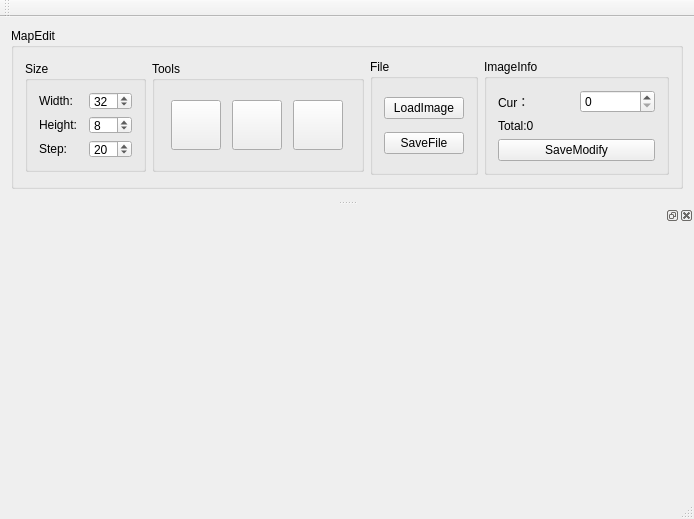
<?xml version="1.0" encoding="UTF-8"?>
<ui version="4.0">
 <class>PixelGenerateClass</class>
 <widget class="QMainWindow" name="PixelGenerateClass">
  <property name="geometry">
   <rect>
    <x>0</x>
    <y>0</y>
    <width>694</width>
    <height>506</height>
   </rect>
  </property>
  <property name="sizePolicy">
   <sizepolicy hsizetype="Preferred" vsizetype="MinimumExpanding">
    <horstretch>0</horstretch>
    <verstretch>0</verstretch>
   </sizepolicy>
  </property>
  <property name="windowTitle">
   <string>PixelGenerate</string>
  </property>
  <widget class="QWidget" name="centralWidget">
   <layout class="QVBoxLayout" name="verticalLayout_3">
    <item>
     <widget class="QGroupBox" name="groupBox">
      <property name="title">
       <string>MapEdit</string>
      </property>
      <layout class="QGridLayout" name="gridLayout_4">
       <item row="0" column="0">
        <layout class="QHBoxLayout" name="horizontalLayout_5">
         <item>
          <layout class="QHBoxLayout" name="horizontalLayout_3">
           <item>
            <layout class="QHBoxLayout" name="horizontalLayout_2">
             <item>
              <widget class="QGroupBox" name="groupBox_2">
               <property name="sizePolicy">
                <sizepolicy hsizetype="Fixed" vsizetype="Fixed">
                 <horstretch>0</horstretch>
                 <verstretch>0</verstretch>
                </sizepolicy>
               </property>
               <property name="minimumSize">
                <size>
                 <width>121</width>
                 <height>111</height>
                </size>
               </property>
               <property name="maximumSize">
                <size>
                 <width>121</width>
                 <height>111</height>
                </size>
               </property>
               <property name="title">
                <string>Size</string>
               </property>
               <layout class="QGridLayout" name="gridLayout_2">
                <item row="0" column="0">
                 <layout class="QHBoxLayout" name="horizontalLayout">
                  <item>
                   <layout class="QVBoxLayout" name="verticalLayout">
                    <item>
                     <widget class="QLabel" name="label_2">
                      <property name="text">
                       <string>Width:</string>
                      </property>
                     </widget>
                    </item>
                    <item>
                     <widget class="QLabel" name="label_3">
                      <property name="text">
                       <string>Height:</string>
                      </property>
                     </widget>
                    </item>
                    <item>
                     <widget class="QLabel" name="label_4">
                      <property name="text">
                       <string>Step:</string>
                      </property>
                     </widget>
                    </item>
                   </layout>
                  </item>
                  <item>
                   <layout class="QVBoxLayout" name="verticalLayout_2">
                    <item>
                     <widget class="QSpinBox" name="width_box">
                      <property name="maximum">
                       <number>90</number>
                      </property>
                      <property name="value">
                       <number>32</number>
                      </property>
                     </widget>
                    </item>
                    <item>
                     <widget class="QSpinBox" name="height_box">
                      <property name="value">
                       <number>8</number>
                      </property>
                     </widget>
                    </item>
                    <item>
                     <widget class="QSpinBox" name="step_box">
                      <property name="value">
                       <number>20</number>
                      </property>
                     </widget>
                    </item>
                   </layout>
                  </item>
                 </layout>
                </item>
               </layout>
              </widget>
             </item>
             <item>
              <widget class="QGroupBox" name="groupBox_3">
               <property name="sizePolicy">
                <sizepolicy hsizetype="Fixed" vsizetype="Fixed">
                 <horstretch>0</horstretch>
                 <verstretch>0</verstretch>
                </sizepolicy>
               </property>
               <property name="minimumSize">
                <size>
                 <width>212</width>
                 <height>111</height>
                </size>
               </property>
               <property name="maximumSize">
                <size>
                 <width>212</width>
                 <height>111</height>
                </size>
               </property>
               <property name="title">
                <string>Tools</string>
               </property>
               <layout class="QGridLayout" name="gridLayout_3">
                <item row="0" column="0">
                 <widget class="QPushButton" name="LColor">
                  <property name="sizePolicy">
                   <sizepolicy hsizetype="Fixed" vsizetype="Fixed">
                    <horstretch>0</horstretch>
                    <verstretch>0</verstretch>
                   </sizepolicy>
                  </property>
                  <property name="minimumSize">
                   <size>
                    <width>50</width>
                    <height>50</height>
                   </size>
                  </property>
                  <property name="maximumSize">
                   <size>
                    <width>50</width>
                    <height>50</height>
                   </size>
                  </property>
                  <property name="toolTip">
                   <string>&lt;html&gt;&lt;head/&gt;&lt;body&gt;&lt;p&gt;左键颜色&lt;/p&gt;&lt;/body&gt;&lt;/html&gt;</string>
                  </property>
                  <property name="text">
                   <string/>
                  </property>
                 </widget>
                </item>
                <item row="0" column="1">
                 <widget class="QPushButton" name="RColor">
                  <property name="sizePolicy">
                   <sizepolicy hsizetype="Fixed" vsizetype="Fixed">
                    <horstretch>0</horstretch>
                    <verstretch>0</verstretch>
                   </sizepolicy>
                  </property>
                  <property name="minimumSize">
                   <size>
                    <width>50</width>
                    <height>50</height>
                   </size>
                  </property>
                  <property name="maximumSize">
                   <size>
                    <width>50</width>
                    <height>50</height>
                   </size>
                  </property>
                  <property name="toolTip">
                   <string>&lt;html&gt;&lt;head/&gt;&lt;body&gt;&lt;p&gt;右键颜色&lt;/p&gt;&lt;/body&gt;&lt;/html&gt;</string>
                  </property>
                  <property name="text">
                   <string/>
                  </property>
                 </widget>
                </item>
                <item row="0" column="2">
                 <widget class="QPushButton" name="ClearColor">
                  <property name="sizePolicy">
                   <sizepolicy hsizetype="Fixed" vsizetype="Fixed">
                    <horstretch>0</horstretch>
                    <verstretch>0</verstretch>
                   </sizepolicy>
                  </property>
                  <property name="minimumSize">
                   <size>
                    <width>50</width>
                    <height>50</height>
                   </size>
                  </property>
                  <property name="maximumSize">
                   <size>
                    <width>50</width>
                    <height>50</height>
                   </size>
                  </property>
                  <property name="toolTip">
                   <string>&lt;html&gt;&lt;head/&gt;&lt;body&gt;&lt;p&gt;清空&lt;/p&gt;&lt;/body&gt;&lt;/html&gt;</string>
                  </property>
                  <property name="text">
                   <string/>
                  </property>
                  <property name="icon">
                   <iconset>
                    <normaloff>清空.png</normaloff>清空.png</iconset>
                  </property>
                  <property name="iconSize">
                   <size>
                    <width>30</width>
                    <height>30</height>
                   </size>
                  </property>
                 </widget>
                </item>
               </layout>
              </widget>
             </item>
            </layout>
           </item>
           <item>
            <widget class="QGroupBox" name="groupBox_4">
             <property name="title">
              <string>File</string>
             </property>
             <layout class="QVBoxLayout" name="verticalLayout_4">
              <item>
               <widget class="QPushButton" name="LoadImage">
                <property name="text">
                 <string>LoadImage</string>
                </property>
               </widget>
              </item>
              <item>
               <widget class="QPushButton" name="SaveAsFile">
                <property name="text">
                 <string>SaveFile</string>
                </property>
               </widget>
              </item>
             </layout>
            </widget>
           </item>
          </layout>
         </item>
         <item>
          <widget class="QGroupBox" name="groupBox_5">
           <property name="title">
            <string>ImageInfo</string>
           </property>
           <layout class="QVBoxLayout" name="verticalLayout_6">
            <item>
             <layout class="QVBoxLayout" name="verticalLayout_5">
              <item>
               <layout class="QHBoxLayout" name="horizontalLayout_4">
                <item>
                 <widget class="QLabel" name="label_5">
                  <property name="text">
                   <string>Cur：</string>
                  </property>
                 </widget>
                </item>
                <item>
                 <widget class="QSpinBox" name="CurImage"/>
                </item>
               </layout>
              </item>
              <item>
               <widget class="QLabel" name="SumImage">
                <property name="text">
                 <string>Total:0</string>
                </property>
               </widget>
              </item>
             </layout>
            </item>
            <item>
             <widget class="QPushButton" name="SaveModify">
              <property name="text">
               <string>SaveModify</string>
              </property>
             </widget>
            </item>
           </layout>
          </widget>
         </item>
        </layout>
       </item>
      </layout>
     </widget>
    </item>
   </layout>
  </widget>
  <widget class="QToolBar" name="mainToolBar">
   <property name="sizePolicy">
    <sizepolicy hsizetype="Preferred" vsizetype="MinimumExpanding">
     <horstretch>0</horstretch>
     <verstretch>0</verstretch>
    </sizepolicy>
   </property>
   <attribute name="toolBarArea">
    <enum>TopToolBarArea</enum>
   </attribute>
   <attribute name="toolBarBreak">
    <bool>false</bool>
   </attribute>
  </widget>
  <widget class="QStatusBar" name="statusBar"/>
  <widget class="QDockWidget" name="dockWidget">
   <property name="floating">
    <bool>false</bool>
   </property>
   <attribute name="dockWidgetArea">
    <number>8</number>
   </attribute>
   <widget class="QWidget" name="dockWidgetContents">
    <layout class="QGridLayout" name="gridLayout">
     <item row="0" column="0">
      <widget class="Pixmap" name="pixmap" native="true">
       <property name="minimumSize">
        <size>
         <width>0</width>
         <height>250</height>
        </size>
       </property>
      </widget>
     </item>
    </layout>
   </widget>
  </widget>
 </widget>
 <layoutdefault spacing="6" margin="11"/>
 <customwidgets>
  <customwidget>
   <class>Pixmap</class>
   <extends>QWidget</extends>
   <header>pixmap.h</header>
   <container>1</container>
  </customwidget>
 </customwidgets>
 <resources>
  <include location="PixelGenerate.qrc"/>
 </resources>
 <connections/>
</ui>
